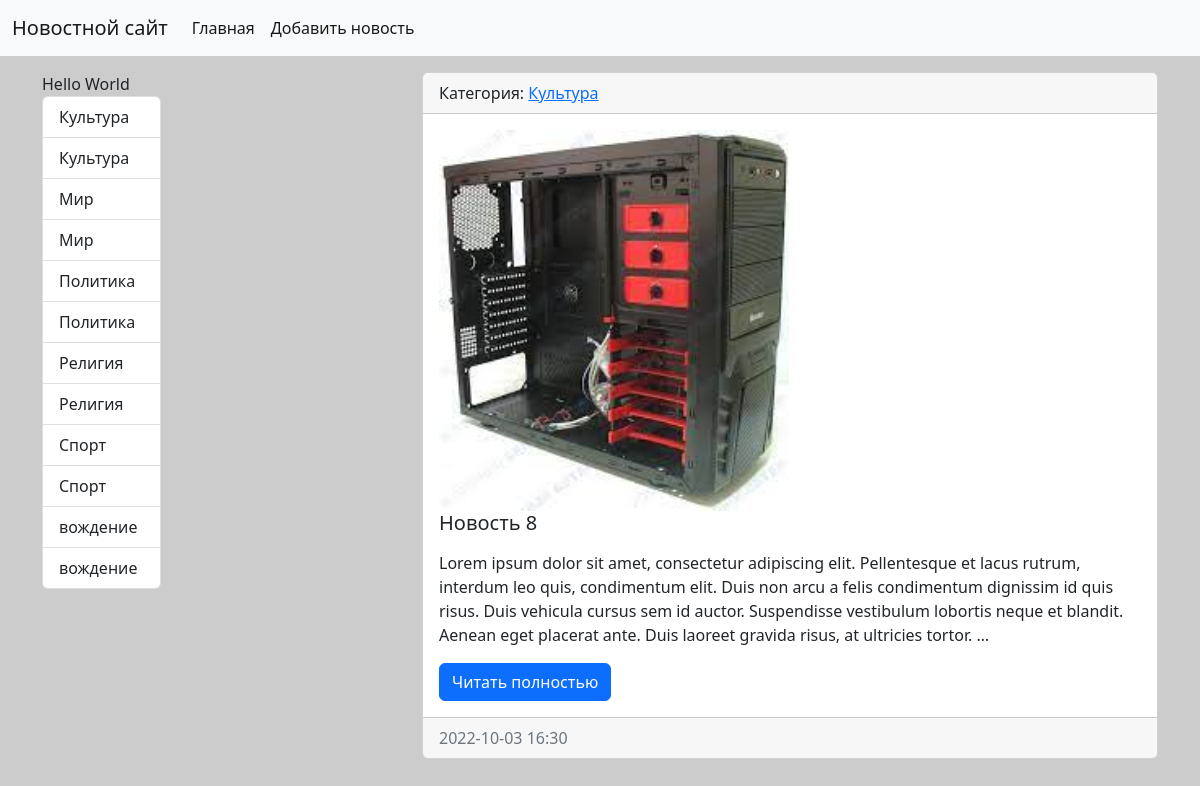
The page /category/1/ on the database as committed earlier.
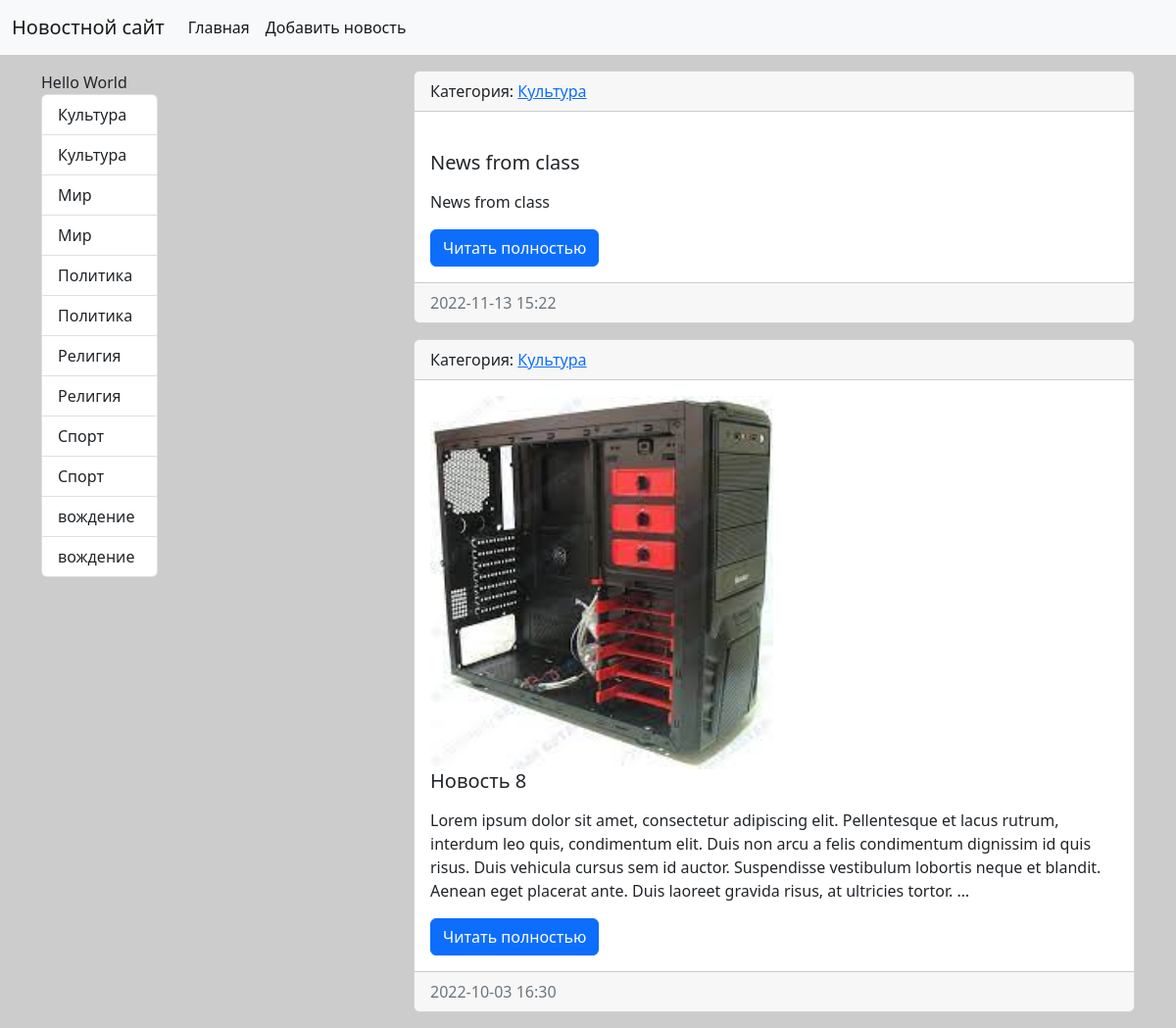
The same page on the database as committed later.
### news/models.py (models this page shows, shortened)
class Category (models.Model):
    title = models.CharField(max_length=150, db_index=True, verbose_name="Наименование категорий")
    def get_absolute_url(self):
        return reverse('category', kwargs={'category_id': self.pk})
    def __str__(self):
        return self.title
    class Meta:
        verbose_name = "Категория"
        verbose_name_plural = "Категории"
        ordering = ["title"]

class News (models.Model):
    title = models.CharField(max_length=150, verbose_name="Наименование")
    content = models.TextField(blank=True, verbose_name="Контент")
    created_at = models.DateTimeField(auto_now_add=True, verbose_name="Создано")
    updated_at = models.DateTimeField(auto_now=True, verbose_name="Обновлено")
    photo = models.ImageField(upload_to='photos/%Y/%m/%d/', verbose_name="Фото")
    is_published = models.BooleanField(default=True, verbose_name="Опубликовано")
    category = models.ForeignKey('Category', on_delete=models.PROTECT, verbose_name="Категория")
    def get_absolute_url(self):
        return reverse('view_news', kwargs={'pk': self.pk})
    class Meta:
        verbose_name = "Новость"
        verbose_name_plural = "Новости"
        ordering = ["-created_at", "title"]

### news/views.py (the view)
# urls.py: path('category/<int:category_id>/', NewsByCategory.as_view(extra_context={'title':'Some title'}), name='category'),
class NewsByCategory(ListView):
    model = News
    template_name = 'news/home_news_list.html'
    context_object_name = 'news'  # название для шаблона
    allow_empty = False
    def get_queryset(self):
        return News.objects.filter(category_id = self.kwargs['category_id'], is_published=True)
    def get_context_data(self, *, object_list=None, **kwargs):   #переопределяем функцию
        context = super().get_context_data(**kwargs)  #записываем в переменную все что было до этого
        context['title'] = Category.objects.get(pk=self.kwargs['category_id'])
        return context

### news/templatetags/news_tags.py (called while the page is built)
@register.inclusion_tag('news/list_categories.html')
def show_categories(arg1='Hello', arg2='World'):
    categories = Category.objects.all()
    return {"categories": categories, "arg1": arg1, "arg2":arg2}

### news/templates/news/home_news_list.html (shortened to what this page needs)
{% extends 'base.html' %}
{% block sidebar %}
{% include 'inc/_sidebar.html' %}
{% endblock %}
{% block content %}
<div class="col-md-8">
              {% for item in news %}
                <div class="card mb-3">
                  <div class="card-header">
                    Категория: <a href="{{ item.category.get_absolute_url }}"> {{ item.category }} </a>
                  </div>
                  <div class="card-body">
                    <div class="media">
                      {% if item.photo %}
                      <img src="{{ item.photo.url }}" alt="" width="350" class="float-left mr-3">
                      {% else %}
                      <img src="https://static.wixstatic.com/media/3baccc_a6744d0d29d54f4ba5c0d4803810b0cd~mv2_d_4800_4502_s_4_2.png/v1/crop/x_0,y_753,w_4800,h_3007/fill/w_566,h_384,al_c,q_95,enc_auto/homepage.png" alt="" width="350" class="float-left mr-3">
                      {% endif %}
                      <div class="media-body">
                        <h5 class="card-title">{{  item.title }}</h5>
                        <p class="card-text">{{  item.content|linebreaks|truncatewords:50 }}</p>
                        <a href="{{ item.get_absolute_url }}" class="btn btn-primary">Читать полностью</a>
                      </div>
                    </div>
                  </div>
                  <div class="card-footer text-muted">
                    {{  item.created_at|date:"Y-m-d H:i" }}
                  </div>
                </div>
              {% endfor %}
          </div>
{% endblock %}

### templates/base.html (shortened to what this page needs)
{% load static %}
<!doctype html>
<html lang="en">
  <head>
    <link href="{% static 'bootstrap/css/bootstrap.min.css' %}" rel="stylesheet">
    <link href="{% static 'css/style.css' %}" rel="stylesheet">
  </head>
  <body>
{% include 'inc/_nav.html' %}
  <div class="container mt-3">
      <div class="row">
         {% block sidebar %} {% endblock %}
         {% block content %} {% endblock %}
      </div>
  </div>
</body>
</html>

### templates/inc/_nav.html (shortened to what this page needs)
<nav class="navbar navbar-expand-lg bg-light">
  <div class="container-fluid">
    <a class="navbar-brand" href="{% url 'home' %}">Новостной сайт</a>
    <div class="collapse navbar-collapse" id="navbarSupportedContent">
      <ul class="navbar-nav me-auto mb-2 mb-lg-0">
        <li class="nav-item"><a class="nav-link active" aria-current="page" href="{% url 'home' %}">Главная</a></li>
          <li class="nav-item"><a class="nav-link active" aria-current="page" href="{% url 'add_news' %}">Добавить новость</a></li>
       </ul>
    </div>
  </div>
</nav>

### templates/inc/_sidebar.html (shortened to what this page needs)
<div class="col-md-4">
{% load news_tags %}
{% show_categories %}
</div>

### news/templates/news/list_categories.html
<div class="col-md-4">
  {{ arg1 }} {{ arg2 }}
               <div class="list-group">
                 {% for item in categories %}
                  <a href="{% url 'category' item.pk %}" class="list-group-item list-group-item-action">{{ item.title }}</a>
                  <a href="{{ item.get_absolute_url }}" class="list-group-item list-group-item-action">{{ item.title }}</a>
                 {% endfor %}
              </div>
</div>

Rows that differ between the two databases and show on the page:
added News: category "Культура", title "News from class", content "News from class", created_at "2022-11-13 15:22"
